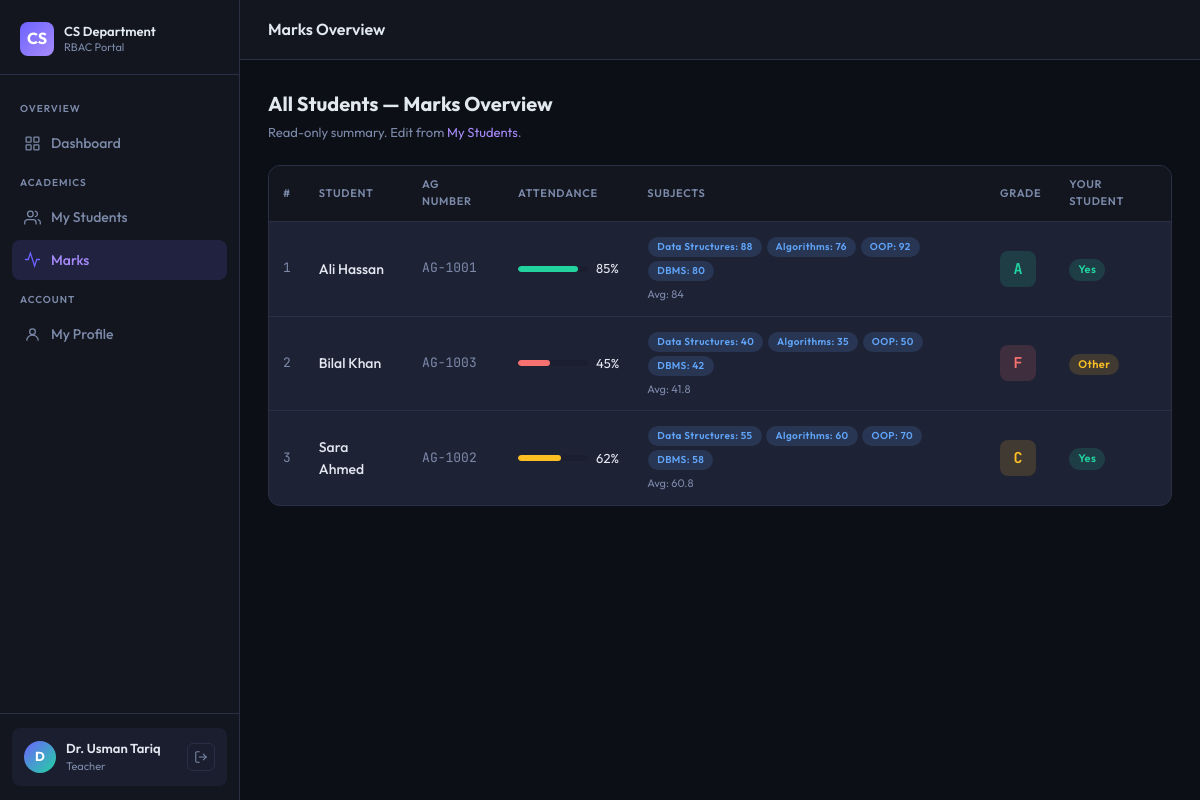
The app's page /teacher/marks.php (signed in) with its own data.
### tables this page shows
CREATE TABLE IF NOT EXISTS student_records (
  student_id INT AUTO_INCREMENT PRIMARY KEY,
  ag_number  VARCHAR(50) NOT NULL UNIQUE,
  teacher_id INT         NOT NULL,
  attendance INT         DEFAULT 0,
  marks      TEXT,
  grades     VARCHAR(5)  DEFAULT NULL,
  created_at TIMESTAMP DEFAULT CURRENT_TIMESTAMP,
  FOREIGN KEY (teacher_id) REFERENCES users(user_id) ON DELETE CASCADE
);

CREATE TABLE IF NOT EXISTS users (
  user_id    INT AUTO_INCREMENT PRIMARY KEY,
  username   VARCHAR(100) NOT NULL UNIQUE,
  password   VARCHAR(255) NOT NULL,
  full_name  VARCHAR(150) NOT NULL,
  ag_number  VARCHAR(50)  DEFAULT NULL UNIQUE,
  role_id    INT          NOT NULL DEFAULT 3,
  status     ENUM('active','inactive') DEFAULT 'active',
  created_at TIMESTAMP DEFAULT CURRENT_TIMESTAMP,
  FOREIGN KEY (role_id) REFERENCES roles(role_id)
);

### config/db.php (called while the page is built, shortened)
<?php
if (!function_exists('e')) {
    function e($string) {
        return htmlspecialchars((string)$string, ENT_QUOTES, 'UTF-8');
    }
}

### teacher/marks.php (the view, shortened to what this page needs)
<?php
require "../auth/auth_check.php";
$students = $conn->query("
    SELECT u.full_name, u.ag_number, s.student_id, s.attendance, s.marks, s.grades, s.teacher_id
    FROM users u
    JOIN student_records s ON u.ag_number = s.ag_number
    WHERE u.role_id = 3
    ORDER BY u.full_name
");
include "../layouts/header.php";
?>
<div class="page-header">
  <div><h2>All Students — Marks Overview</h2><p>Read-only summary. Edit from <a href="students.php">My Students</a>.</p></div>
</div>
<div class="card" style="padding:0;overflow:hidden">
  <div class="table-wrap">
    <table>
      <thead>
        <tr>
          <th>#</th>
          <th>Student</th>
          <th>AG Number</th>
          <th>Attendance</th>
          <th>Subjects</th>
          <th>Grade</th>
          <th>Your Student</th>
        </tr>
      </thead>
      <tbody>
        <?php $i=1; while ($s = $students->fetch_assoc()):
          $marks = json_decode($s['marks'] ?? '{}', true);
          $avg = count($marks) ? round(array_sum($marks)/count($marks),1) : null;
          $gradeClass = match($s['grades']) {'F'=>'grade-F','B'=>'grade-B','C'=>'grade-C',default=>'grade-A'};
          $attFill = $s['attendance'] >= 75 ? 'good' : ($s['attendance'] >= 50 ? 'warn' : 'bad');
          $isMyStudent = ($s['teacher_id'] == $_SESSION['user_id']);
        ?>
        <tr>
          <td class="mono" style="color:var(--muted)"><?= $i++ ?></td>
          <td style="font-weight:500"><?= e($s['full_name']) ?></td>
          <td class="mono" style="color:var(--muted)"><?= e($s['ag_number']) ?></td>
          <td>
            <div style="display:flex;align-items:center;gap:8px">
              <div class="progress-bar" style="width:70px;height:6px">
                <div class="progress-fill <?= $attFill ?>" style="width:<?= e($s['attendance']) ?>%"></div>
              </div>
              <span style="font-size:13px"><?= e($s['attendance']) ?>%</span>
            </div>
          </td>
          <td>
            <?php if (!empty($marks)): ?>
              <?php foreach ($marks as $subj => $mark): ?>
                <span class="badge badge-blue" style="margin:1px;font-size:10px"><?= e($subj) ?>: <?= e($mark) ?></span>
              <?php endforeach; ?>
              <?php if ($avg !== null): ?>
                <div style="font-size:11px;color:var(--muted);margin-top:4px">Avg: <?= $avg ?></div>
              <?php endif; ?>
            <?php else: ?>
              <span style="color:var(--muted);font-size:13px">No marks</span>
            <?php endif; ?>
          </td>
          <td>
            <?php if ($s['grades']): ?>
              <span class="grade-badge <?= $gradeClass ?>"><?= e($s['grades']) ?></span>
            <?php else: ?>
              <span style="color:var(--muted)">—</span>
            <?php endif; ?>
          </td>
          <td>
            <?php if ($isMyStudent): ?>
              <span class="badge badge-green">Yes</span>
            <?php else: ?>
              <span class="badge badge-amber">Other</span>
            <?php endif; ?>
          </td>
        </tr>
        <?php endwhile; ?>
      </tbody>
    </table>
  </div>
</div>
<?php include "../layouts/footer.php"; ?>

### assets/style.css (style rules this page uses)
:root { --bg: #0d0f17; --bg2: #13161f; --bg3: #1a1e2e; --card: #1e2235; --border: #2a2f45; --accent: #6c63ff; --accent2: #a78bfa; --green: #22d3a0; --red: #f87171; --amber: #fbbf24; --blue: #60a5fa; --text: #e2e8f0; --muted: #7c8aaa; --sidebar-w: 240px; --header-h: 60px; }
*, *::before, *::after { box-sizing: border-box; margin: 0; padding: 0; }
html, body { font-family: 'Outfit', sans-serif; background: var(--bg); color: var(--text); min-height: 100vh; font-size: 15px; line-height: 1.6; }
a { color: var(--accent2); text-decoration: none; }
.card { background: var(--card); border: 1px solid var(--border); border-radius: 12px; padding: 24px; }
.table-wrap { overflow-x: auto; }
table { width: 100%; border-collapse: collapse; }
thead th { font-size: 11px; font-weight: 600; letter-spacing: .06em; text-transform: uppercase; color: var(--muted); padding: 10px 14px; text-align: left; border-bottom: 1px solid var(--border); background: var(--bg2); }
tbody td { padding: 12px 14px; font-size: 14px; border-bottom: 1px solid var(--border); color: var(--text); }
tbody tr:last-child td { border-bottom: none; }
.badge { display: inline-block; padding: 2px 9px; border-radius: 20px; font-size: 11px; font-weight: 600; letter-spacing: .04em; }
.badge-green { background: rgba(34,211,160,.15); color: var(--green); }
.badge-amber { background: rgba(251,191,36,.15); color: var(--amber); }
.badge-blue { background: rgba(96,165,250,.15); color: var(--blue); }
.page-header { display: flex; align-items: center; justify-content: space-between; margin-bottom: 22px; }
.page-header h2 { font-size: 20px; font-weight: 700; color: var(--text); }
.page-header p { font-size: 13px; color: var(--muted); margin-top: 2px; }
.progress-bar { height: 8px; background: var(--bg3); border-radius: 4px; overflow: hidden; }
.progress-fill { height: 100%; border-radius: 4px; transition: width .4s; }
.progress-fill.good { background: var(--green); }
.progress-fill.warn { background: var(--amber); }
.progress-fill.bad { background: var(--red); }
.grade-badge { display: inline-flex; align-items: center; justify-content: center; width: 36px; height: 36px; border-radius: 8px; font-size: 15px; font-weight: 700; font-family: 'JetBrains Mono', monospace; }
.grade-A { background: rgba(34,211,160,.15); color: var(--green); }
.grade-C { background: rgba(251,191,36,.15); color: var(--amber); }
.grade-F { background: rgba(248,113,113,.15); color: var(--red); }
.mono { font-family: 'JetBrains Mono', monospace; font-size: 13px; }

### records on screen
student_records: users.full_name "Ali Hassan", users.ag_number "AG-1001", attendance "85", subj "Data Structures", marks "88", subj "Algorithms", marks "76", subj "OOP", marks "92", subj "DBMS", marks "80", marks "84", grades "A", shows "Yes"
student_records: users.full_name "Bilal Khan", users.ag_number "AG-1003", attendance "45", subj "Data Structures", marks "40", subj "Algorithms", marks "35", subj "OOP", marks "50", subj "DBMS", marks "42", marks "41.8", grades "F", shows "Other"
student_records: users.full_name "Sara Ahmed", users.ag_number "AG-1002", attendance "62", subj "Data Structures", marks "55", subj "Algorithms", marks "60", subj "OOP", marks "70", subj "DBMS", marks "58", marks "60.8", grades "C", shows "Yes"

### other values on screen
$label "Dashboard My Students Marks My Profile"
$initials "D"
$fname "Dr. Usman Tariq"
$roleLabel "Teacher"
$pageTitle "Marks Overview"
